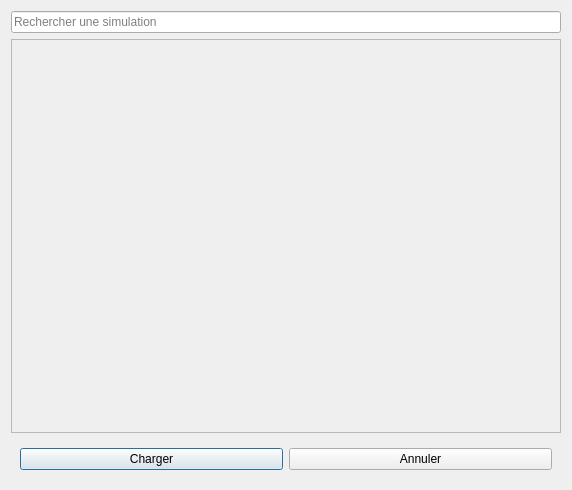
<?xml version="1.0" encoding="UTF-8"?>
<ui version="4.0">
 <class>DialogChargerSimulation</class>
 <widget class="QDialog" name="DialogChargerSimulation">
  <property name="geometry">
   <rect>
    <x>0</x>
    <y>0</y>
    <width>572</width>
    <height>490</height>
   </rect>
  </property>
  <property name="windowTitle">
   <string>Charger une simulation</string>
  </property>
  <layout class="QVBoxLayout" name="verticalLayout">
   <item>
    <widget class="QLineEdit" name="Recherche">
     <property name="placeholderText">
      <string>Rechercher une simulation</string>
     </property>
    </widget>
   </item>
   <item>
    <widget class="QScrollArea" name="Liste">
     <property name="widgetResizable">
      <bool>true</bool>
     </property>
     <widget class="QWidget" name="scrollAreaWidgetContents">
      <property name="geometry">
       <rect>
        <x>0</x>
        <y>0</y>
        <width>552</width>
        <height>397</height>
       </rect>
      </property>
     </widget>
    </widget>
   </item>
   <item>
    <widget class="QWidget" name="widget" native="true">
     <property name="sizePolicy">
      <sizepolicy hsizetype="Preferred" vsizetype="Maximum">
       <horstretch>0</horstretch>
       <verstretch>0</verstretch>
      </sizepolicy>
     </property>
     <layout class="QHBoxLayout" name="horizontalLayout">
      <item>
       <widget class="QPushButton" name="Importer">
        <property name="text">
         <string>Charger</string>
        </property>
       </widget>
      </item>
      <item>
       <widget class="QPushButton" name="Annuler">
        <property name="text">
         <string>Annuler</string>
        </property>
       </widget>
      </item>
     </layout>
    </widget>
   </item>
  </layout>
 </widget>
 <resources/>
 <connections/>
</ui>
